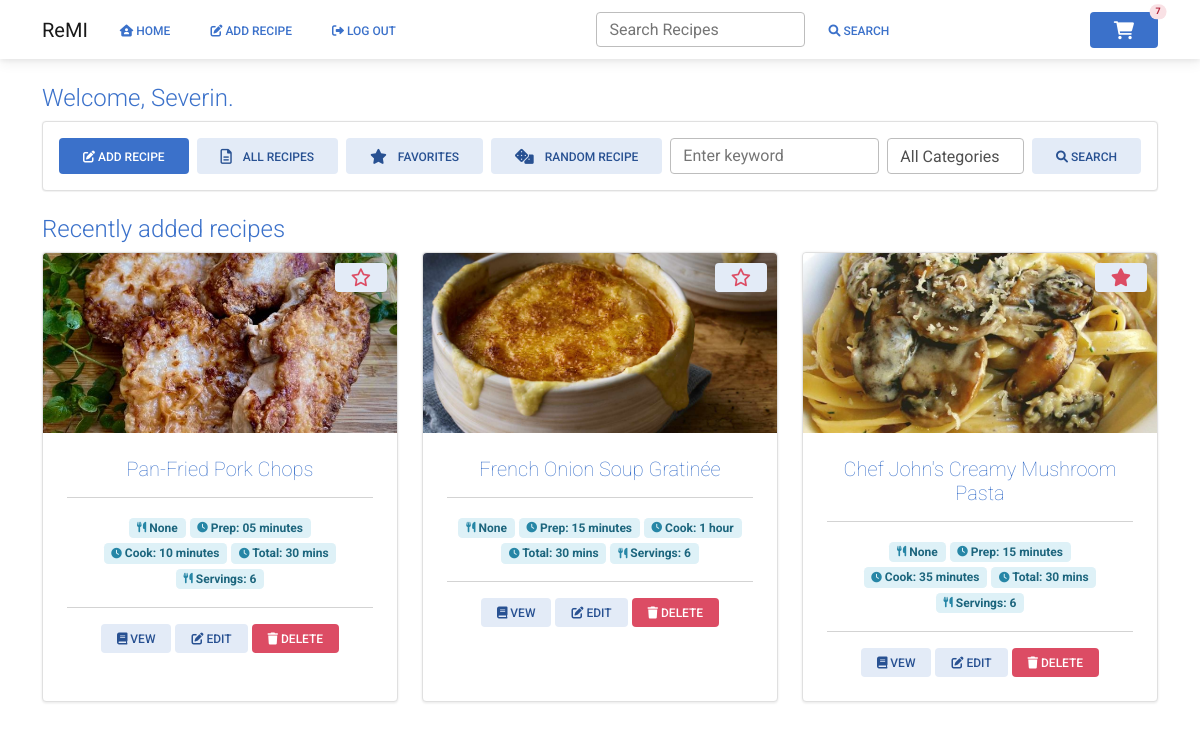
Page / (signed in) on the earlier database version.
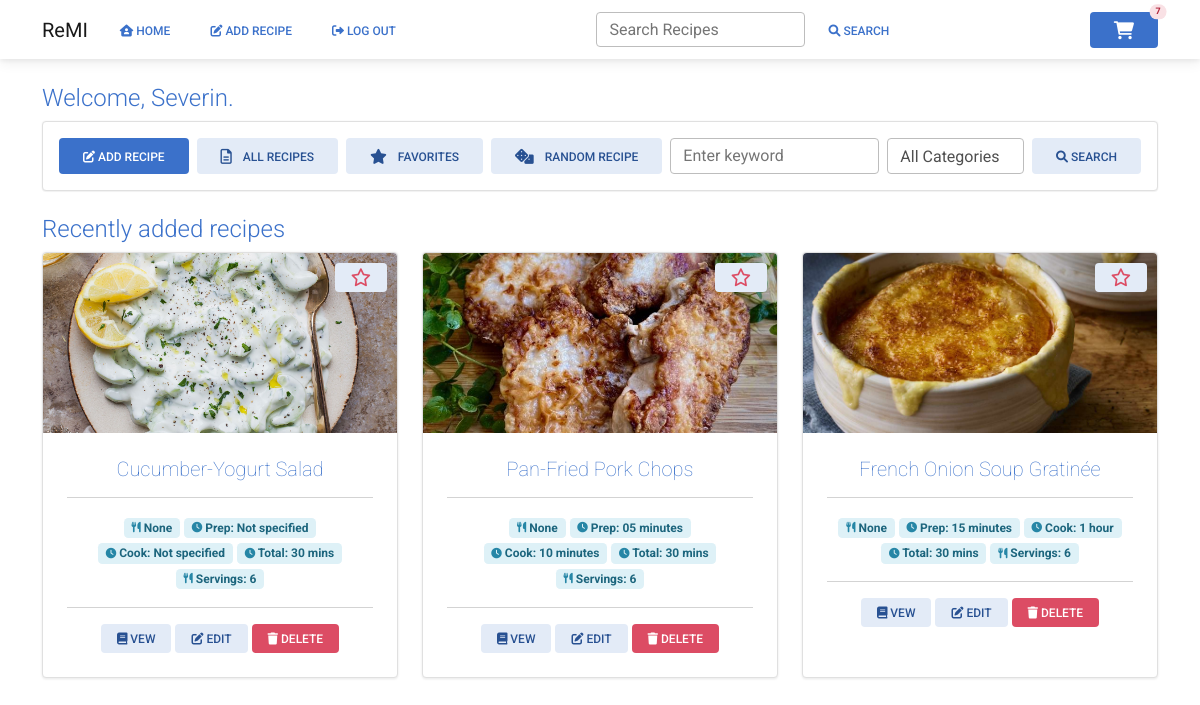
Same page on the later database version.
### website/models.py (models this page shows)
class User(db.Model, UserMixin):
    id = db.Column(db.Integer, primary_key=True)
    email = db.Column(db.String(150), unique=True)
    password = db.Column(db.String(150))
    first_name = db.Column(db.String(50))
    recipes = db.relationship('Recipe')

class Recipe(db.Model):
    id = db.Column(db.Integer, primary_key=True)
    uuid = db.Column(db.Integer, primary_key=False)
    username = db.Column(db.Integer, db.ForeignKey('user.id'))
    recipe_name = db.Column(db.String(200))
    prep_time = db.Column(db.Integer, primary_key=False)
    cook_time = db.Column(db.Integer, primary_key=False)
    total_time = db.Column(db.Integer, primary_key=False)
    ingredients = db.Column(db.String())
    servings = db.Column(db.String())
    ingredients_quantity = db.Column(db.String())
    ingredients_measurement = db.Column(db.String())
    instructions = db.Column(db.String())
    instructions_json = db.Column(db.String())
    original_url = db.Column(db.String())
    date_parsed = db.Column(db.String())
    image = db.Column(db.String())
    favorite = db.Column(db.Boolean, default=False)
    category = db.Column(db.String())
    ingredient_list = db.relationship('Ingredients')
    tags = db.relationship('Tag', secondary=recipe_tag, backref='recipe')

### website/views.py (the view)
@views.route('/', methods=['GET', 'POST'])
@login_required
def home():
    recipes = Recipe.query.filter_by(username=current_user.id).order_by(desc(Recipe.id)).limit(3)
    favorite_total = Recipe.query.filter_by(username=current_user.id, favorite=True).count()
    total_recipes = Recipe.query.filter_by(username=current_user.id).count()
    category_query = db.session.query(
        Recipe.category, func.count(Recipe.id).label('qty')).group_by(Recipe.category).order_by(desc('qty')).limit(1)
    try:
        popular_category = category_query[0][0]
    except IndexError:
        popular_category = "None"
    shopping_list = ShoppingList.query.count()
    session['shopping_list'] = shopping_list
    return render_template("home.html", user=current_user, recipes=recipes, shopping_list=shopping_list,
                           favorite_total=favorite_total, total_recipes=total_recipes,
                           popular_category=popular_category)

### website/__init__.py (called while the page is built)
def create_app():
    app = Flask(__name__)
    app.config['SECRET_KEY'] = 'sdf897sdf987'
    app.config['SQLALCHEMY_DATABASE_URI'] = f'sqlite:///{DB_NAME}'
    db.init_app(app)
    migrate.init_app(app, db)
    from .views import views
    from .auth import auth
    app.register_blueprint(views, url_prefix='/')
    app.register_blueprint(auth, url_prefix='/')
    from .models import User, Recipe
    with app.app_context():
        db.create_all()
    login_manager = LoginManager()
    login_manager.login_view = 'auth.login'
    login_manager.init_app(app)
    @login_manager.user_loader
    def load_user(id):
        return User.query.get(int(id))
    return app

### website/templates/home.html (shortened to what this page needs)
{% extends "base.html" %}
{% block content %}
<br>
<div class="container">
    <div class="row">
        <div class="col">
            <h1 class="display-6 text-primary" style="font-size:1.5rem">Welcome, {{ user.first_name }}.</h1>
        </div>
    </div>
    <div class="row mb-4">
        <div class="col">
            <div class="card shadow-1 p-3 border" style="border-radius:4px;">
                <div class="row">
                    <div class="home_container">
                        <div style="display: grid;">
                        <a class="btn btn-primary shadow-none" href="/add_recipe"><i class="fa-solid fa-pen-to-square"></i> Add Recipe</a>
                        </div>
                        <div style="display: grid;">
                        <a class="btn btn-secondary" href="/all_recipes"> All Recipes</a>
                        </div>
                        <div style="display: grid;">
                        <a href="/favorites" class="btn btn-secondary"> Favorites</a>
                        </div>
                        <div style="display: grid;">
                        <a class="btn btn-secondary" href="/random_recipe"> Random Recipe</a>
                        </div>
                        <div style="display: grid;">
                        <form method="POST" action="/search">
                            <input
                                    autocomplete="off"
                                    type="search"
                                    class="form-control rounded"
                                    placeholder="Enter keyword"
                                    style="min-width: 125px;"
                                    name="search_query"
                            />
                        </div>
                        <div style="display: grid;">
                            <select class="form-control" data-style="btn-info"
                                    id="recipe_category" name="sort_method">
                                <option value="all">All Categories</option>
                            </select>
                        </div>
                        <div style="display: grid;">
                            <button class="btn btn-secondary"><i class="fa-solid fa-magnifying-glass"></i> Search
                            </button>
                        </div>
                    </div>
                </div>
            </div>
        </div>
    </div>
    <div class="row mt-3">
        <div class="col">
            <h1 class="display-6 text-primary" style="font-size:1.5rem">Recently added recipes</h1>
        </div>
    </div>
    <div class="row">
        {% if recipes %}
        {% for recipe in recipes %}
        <div class="d-flex justify-content-between col-lg-4 col-md-3 col-sm-6">
            <div class="card mb-4 shadow-2 border" style="border-radius:4px;">
                <img class="card-img-top" src="{{ url_for('static', filename=recipe.image) }}" style="width: 100%;height: 15vw;object-fit: cover;
            border-top-left-radius:4px; border-top-right-radius:4px">
                {% if recipe.favorite == True %}
                <button class="btn btn-secondary btn-sm" onclick="remove_favorite('{{ recipe.id }}')"
                        style="position:absolute; top: 10px; right: 10px">
                </button>
                {% else %}
                <button class="btn btn-secondary btn-sm" onclick="add_favorite('{{ recipe.id }}')"
                        style="position:absolute; top: 10px; right: 10px">
                </button>
                {% endif %}
                <div class="card-body text-center rounded-4">
                    <h5 class="card-title"><span class=" text-primary fw-lighter">{{ recipe.recipe_name }}</span></h5>
                    <hr/>
                    <span class="badge badge-info"> {{ recipe.category }}</span>
                    <span class="badge badge-info"> Prep: {{ recipe.prep_time }}</span>
                    <span class="badge badge-info"> Cook: {{ recipe.cook_time }}</span></span>
                    <span class="badge badge-info"> Total: 30 mins</span></span>
                    <span class="badge badge-info"> Servings: 6</span></span>
                    <hr/>
                    <a href="/view_recipe/{{ recipe.uuid }}" class="btn btn-secondary btn-sm"><i
                            class="fa fa-book"></i> Vew
                    </a>
                    <a href="/edit_recipe/{{ recipe.uuid }}" class="btn btn-secondary btn-sm"><i class="fa-solid fa-pen-to-square"></i>
                        Edit
                    </a>
                    <button type="button" class="btn btn-danger btn-sm shadow-none" data-mdb-toggle="modal"
                            data-mdb-target="#delete_recipe" data-recipe-title="{{ recipe.recipe_name }}"
                            data-recipe-uuid="{{ recipe.uuid }}"><i class="fa fa-trash"></i>
                        Delete
                    </button>
                </div>
            </div>
        </div>
        {% endfor %}
        {% else %}
        <div class="d-flex">
            <span class="fw-lighter">Oops, you don't have any favorite recipes yet. Make sure to mark your favorites by clicking the star
            icon on the recipe image.</span>
        </div>
        {% endif %}
    </div>
</div>
{% endblock %}

### website/templates/base.html (shortened to what this page needs)
<!DOCTYPE html>
<html>
<head>
    <link href="https://cdnjs.cloudflare.com/ajax/libs/font-awesome/6.0.0/css/all.min.css" rel="stylesheet" />
    <link href="https://cdnjs.cloudflare.com/ajax/libs/mdb-ui-kit/6.0.1/mdb.min.css" rel="stylesheet" />
    <link rel="stylesheet" href="{{ url_for('static', filename='main.css') }}">
    <link rel="stylesheet" href="https://cdn.jsdelivr.net/npm/select2@4.1.0-rc.0/dist/css/select2.min.css" />
    <link rel="stylesheet"
        href="https://cdn.jsdelivr.net/npm/select2-bootstrap-5-theme@1.3.0/dist/select2-bootstrap-5-theme.min.css" />
</head>
<body>
    <nav class="navbar navbar-expand-lg navbar-light">
        <div class="container">
            <div class="d-flex">
                <div class="collapse navbar-collapse" id="navbarSupportedContent">
                    <a class="navbar-brand" href="#">ReMI</a>
                    <ul class="navbar-nav mr-auto">
                        {% if user.is_authenticated %}
                        <li class="nav-item">
                            <a class="btn btn-link px-3 me-2" id="home" href="/"><i class="fa-solid fa-house-user"></i>
                                Home</a>
                        </li>
                        <li class="nav-item">
                            <a class="btn btn-link px-3 me-2" id="add_recipe" href="/add_recipe"><i
                                    class="fa-solid fa-pen-to-square"></i> Add Recipe</a>
                        </li>
                        <li class="nav-item">
                            <a class="btn btn-link px-3 me-2" id="logout" href="/logout"><i
                                    class="fa-solid fa-right-from-bracket"></i> Log Out</a>
                        </li>
                        {% endif %}
                    </ul>
                </div>
            </div>
            <div class="navbar-nav flex-row d-none d-md-flex">
                <form method="POST" action="/search" class="input-group w-auto my-auto d-none d-sm-flex">
                    <input autocomplete="off" type="search" name="search_query" class="form-control rounded" placeholder="Search Recipes"
                        style="min-width: 125px;" />
                    <button class="btn btn-link" type="submit"><i class="fa-solid fa-magnifying-glass"></i> Search</button>
                </form>
            </div>
            <div class="visible_cart d-flex align-items-center">
                <a href="/cart" class="visible_cart btn btn-primary shadow-none position-relative">
                    {% if shopping_list %}
                    <span class="position-absolute top-0 start-100 translate-middle badge rounded-pill badge-danger">
                        {{ shopping_list }}
                    </span>
                    {% endif %}
                </a>
            </div>
        </div>
    </nav>
        {% block content %}
        {% endblock %}
</body>
</html>

### website/static/main.css (style rules this page uses)
.home_container { display: grid; grid-template-columns: repeat(7, auto); gap: .5rem; }

Differences in the rows shown:
no longer on this page (row unchanged): Recipe: image (picture), recipe_name "Chef John's Creamy Mushroom Pasta", category "None", prep_time "15 minutes", cook_time "35 minutes"
added Recipe: image (picture), recipe_name "Cucumber-Yogurt Salad", category "None", prep_time "Not specified", cook_time "Not specified"
